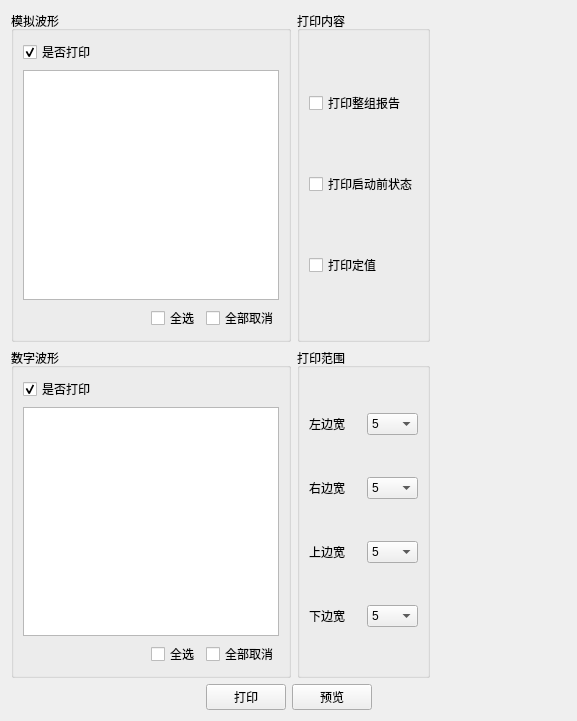
<?xml version="1.0" encoding="UTF-8"?>
<ui version="4.0">
 <class>printDlg</class>
 <widget class="QWidget" name="printDlg">
  <property name="geometry">
   <rect>
    <x>0</x>
    <y>0</y>
    <width>577</width>
    <height>721</height>
   </rect>
  </property>
  <property name="windowTitle">
   <string>Form</string>
  </property>
  <layout class="QGridLayout" name="gridLayout">
   <item row="1" column="0" colspan="2">
    <widget class="QGroupBox" name="groupBox_4">
     <property name="title">
      <string>数字波形</string>
     </property>
     <layout class="QGridLayout" name="gridLayout_4">
      <item row="1" column="0" colspan="3">
       <widget class="QListWidget" name="m_listDigital"/>
      </item>
      <item row="2" column="1">
       <widget class="QCheckBox" name="m_chkSelectAllDigital">
        <property name="text">
         <string>全选</string>
        </property>
       </widget>
      </item>
      <item row="2" column="2">
       <widget class="QCheckBox" name="m_chkUnSelectAllDigital">
        <property name="text">
         <string>全部取消</string>
        </property>
       </widget>
      </item>
      <item row="2" column="0">
       <spacer name="horizontalSpacer_2">
        <property name="orientation">
         <enum>Qt::Horizontal</enum>
        </property>
        <property name="sizeHint" stdset="0">
         <size>
          <width>40</width>
          <height>20</height>
         </size>
        </property>
       </spacer>
      </item>
      <item row="0" column="0">
       <widget class="QCheckBox" name="m_ckPrintDigital">
        <property name="text">
         <string>是否打印</string>
        </property>
        <property name="checked">
         <bool>true</bool>
        </property>
       </widget>
      </item>
     </layout>
    </widget>
   </item>
   <item row="0" column="0" colspan="2">
    <widget class="QGroupBox" name="groupBox_2">
     <property name="title">
      <string>模拟波形</string>
     </property>
     <layout class="QGridLayout" name="gridLayout_3">
      <item row="3" column="1">
       <widget class="QCheckBox" name="m_chkSelectAllAnalog">
        <property name="text">
         <string>全选</string>
        </property>
       </widget>
      </item>
      <item row="3" column="2">
       <widget class="QCheckBox" name="m_chkUnSelectAllAnalog">
        <property name="text">
         <string>全部取消</string>
        </property>
       </widget>
      </item>
      <item row="2" column="0" colspan="3">
       <widget class="QListWidget" name="m_listAnalog"/>
      </item>
      <item row="3" column="0">
       <spacer name="horizontalSpacer">
        <property name="orientation">
         <enum>Qt::Horizontal</enum>
        </property>
        <property name="sizeHint" stdset="0">
         <size>
          <width>40</width>
          <height>20</height>
         </size>
        </property>
       </spacer>
      </item>
      <item row="0" column="0">
       <widget class="QCheckBox" name="m_ckPrintAnalog">
        <property name="text">
         <string>是否打印</string>
        </property>
        <property name="checked">
         <bool>true</bool>
        </property>
       </widget>
      </item>
     </layout>
    </widget>
   </item>
   <item row="1" column="2">
    <widget class="QGroupBox" name="groupBox_3">
     <property name="title">
      <string>打印范围</string>
     </property>
     <layout class="QGridLayout" name="gridLayout_5">
      <item row="0" column="0">
       <widget class="QLabel" name="label">
        <property name="text">
         <string>左边宽</string>
        </property>
       </widget>
      </item>
      <item row="1" column="0">
       <widget class="QLabel" name="label_2">
        <property name="text">
         <string>右边宽</string>
        </property>
       </widget>
      </item>
      <item row="1" column="1">
       <widget class="QComboBox" name="m_cmbRightWidth">
        <item>
         <property name="text">
          <string>5</string>
         </property>
        </item>
        <item>
         <property name="text">
          <string>10</string>
         </property>
        </item>
        <item>
         <property name="text">
          <string>15</string>
         </property>
        </item>
        <item>
         <property name="text">
          <string>20</string>
         </property>
        </item>
       </widget>
      </item>
      <item row="2" column="0">
       <widget class="QLabel" name="label_3">
        <property name="text">
         <string>上边宽</string>
        </property>
       </widget>
      </item>
      <item row="3" column="1">
       <widget class="QComboBox" name="m_cmbBottomWidth">
        <item>
         <property name="text">
          <string>5</string>
         </property>
        </item>
        <item>
         <property name="text">
          <string>10</string>
         </property>
        </item>
        <item>
         <property name="text">
          <string>15</string>
         </property>
        </item>
        <item>
         <property name="text">
          <string>20</string>
         </property>
        </item>
       </widget>
      </item>
      <item row="2" column="1">
       <widget class="QComboBox" name="m_cmbTopWidth">
        <item>
         <property name="text">
          <string>5</string>
         </property>
        </item>
        <item>
         <property name="text">
          <string>10</string>
         </property>
        </item>
        <item>
         <property name="text">
          <string>15</string>
         </property>
        </item>
        <item>
         <property name="text">
          <string>20</string>
         </property>
        </item>
       </widget>
      </item>
      <item row="3" column="0">
       <widget class="QLabel" name="label_6">
        <property name="text">
         <string>下边宽</string>
        </property>
       </widget>
      </item>
      <item row="0" column="1">
       <widget class="QComboBox" name="m_cmbLeftWidth">
        <item>
         <property name="text">
          <string>5</string>
         </property>
        </item>
        <item>
         <property name="text">
          <string>10</string>
         </property>
        </item>
        <item>
         <property name="text">
          <string>15</string>
         </property>
        </item>
        <item>
         <property name="text">
          <string>20</string>
         </property>
        </item>
       </widget>
      </item>
     </layout>
    </widget>
   </item>
   <item row="2" column="0" colspan="4">
    <layout class="QHBoxLayout" name="horizontalLayout">
     <item>
      <spacer name="horizontalSpacer_3">
       <property name="orientation">
        <enum>Qt::Horizontal</enum>
       </property>
       <property name="sizeHint" stdset="0">
        <size>
         <width>40</width>
         <height>20</height>
        </size>
       </property>
      </spacer>
     </item>
     <item>
      <widget class="QPushButton" name="m_btnPrint">
       <property name="text">
        <string>打印</string>
       </property>
      </widget>
     </item>
     <item>
      <widget class="QPushButton" name="m_btnPreView">
       <property name="text">
        <string>预览</string>
       </property>
      </widget>
     </item>
     <item>
      <spacer name="horizontalSpacer_4">
       <property name="orientation">
        <enum>Qt::Horizontal</enum>
       </property>
       <property name="sizeHint" stdset="0">
        <size>
         <width>40</width>
         <height>20</height>
        </size>
       </property>
      </spacer>
     </item>
    </layout>
   </item>
   <item row="0" column="2">
    <widget class="QGroupBox" name="groupBox_5">
     <property name="title">
      <string>打印内容</string>
     </property>
     <layout class="QGridLayout" name="gridLayout_6">
      <item row="1" column="0">
       <widget class="QCheckBox" name="m_ckGroupReport">
        <property name="text">
         <string>打印整组报告</string>
        </property>
       </widget>
      </item>
      <item row="3" column="0">
       <widget class="QCheckBox" name="m_ckSettingValue">
        <property name="text">
         <string>打印定值</string>
        </property>
       </widget>
      </item>
      <item row="2" column="0">
       <widget class="QCheckBox" name="m_ckStatus">
        <property name="text">
         <string>打印启动前状态</string>
        </property>
       </widget>
      </item>
     </layout>
    </widget>
   </item>
  </layout>
 </widget>
 <resources/>
 <connections/>
</ui>
